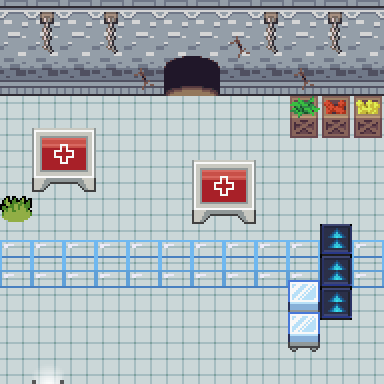

This game map was drawn from its Tiled (.tmx) file and the tilesets committed beside it. A one-line description and the trimmed map source follow:
An orthogonal 12x12 tile map with 32x32 px tiles, 4 tile layers (Tile Layer 1, Tile Layer 2, Tile Layer 3, Tile Layer 4), 4 tilesets and 12 objects (9x collision, 3x event).

<map version="1.8" tiledversion="1.8.0" orientation="orthogonal" renderorder="right-down" compressionlevel="0" width="12" height="12" tilewidth="32" tileheight="32" infinite="0" nextlayerid="7" nextobjectid="14">
 <properties>
  <property name="edges" value="clamped" />
  <property name="inside" type="bool" value="true" />
  <property name="scenario" value="xero" />
  <property name="slug" value="scoop3" />
  <property name="map_type" value="dungeon" />
 </properties>
 <tileset firstgid="1" name="Superpowers_Tilesheet" tilewidth="32" tileheight="32" tilecount="1600" columns="40">
  <image source="../gfx/tilesets/Superpowers_Tilesheet.png" width="1280" height="1280" />
 </tileset>
 <tileset firstgid="1601" source="../gfx/tilesets/core_city_and_country.tsx" />
 <tileset firstgid="3041" name="core_indoor_floors" tilewidth="32" tileheight="32" tilecount="3864" columns="46">
  <image source="../gfx/tilesets/core_indoor_floors.png" width="1472" height="2688" />
 </tileset>
 <tileset firstgid="6905" name="core_set pieces" tilewidth="32" tileheight="32" tilecount="1550" columns="31">
  <image source="../gfx/tilesets/core_set pieces.png" width="992" height="1600" />
 </tileset>
 <layer id="1" name="Tile Layer 1" width="12" height="12">
  <data>[144 cells, 144 non-empty, 5 distinct tile ids]</data>
 </layer>
 <layer id="2" name="Tile Layer 2" width="12" height="12">
  <data>[144 cells, 44 non-empty, 21 distinct tile ids]</data>
 </layer>
 <layer id="3" name="Tile Layer 3" width="12" height="12">
  <data>[144 cells, 2 non-empty, 1 distinct tile ids]</data>
 </layer>
 <layer id="4" name="Tile Layer 4" width="12" height="12">
  <data>[144 cells, 11 non-empty, 1 distinct tile ids]</data>
 </layer>
 <objectgroup color="#ffff00" id="5" name="Event">
  <properties>
   <property name="act1" value="play_music music_omnichannel" />
   <property name="cond1" value="not music_playing music_omnichannel" />
  </properties>
  <object id="1" name="Play Music" type="event" x="0" y="0" width="32" height="32">
   <properties>
    <property name="act10" value="play_music music_omnichannel" />
    <property name="cond10" value="not music_playing music_omnichannel" />
   </properties>
  </object>
  <object id="2" name="Teleport to Scoop 2" type="event" x="32" y="352" width="32" height="32">
   <properties>
    <property name="act10" value="transition_teleport player,scoop2.tmx,7,4,0.3" />
    <property name="act20" value="char_face player,down" />
    <property name="cond10" value="is char_at player" />
    <property name="cond20" value="is char_facing player,down" />
   </properties>
  </object>
  <object id="3" name="Teleport to Scoop 4" type="event" x="160" y="64" width="64" height="32">
   <properties>
    <property name="act10" value="transition_teleport player,scoop4.tmx,9,21,0.3" />
    <property name="act20" value="char_face player,up" />
    <property name="cond10" value="is char_at player" />
    <property name="cond20" value="is char_facing player,up" />
   </properties>
  </object>
 </objectgroup>
 <objectgroup color="#ff0000" id="6" name="Collisions">
  <object id="4" type="collision" x="0" y="0" width="160" height="96" />
  <object id="5" type="collision" x="160" y="0" width="224" height="64" />
  <object id="6" type="collision" x="224" y="64" width="160" height="32" />
  <object id="7" type="collision" x="288" y="96" width="96" height="32" />
  <object id="8" type="collision" x="32" y="128" width="64" height="64" />
  <object id="9" type="collision" x="192" y="160" width="64" height="64" />
  <object id="10" type="collision" x="0" y="256" width="320" height="32" />
  <object id="11" type="collision" x="352" y="256" width="32" height="32" />
  <object id="12" type="collision" x="288" y="288" width="32" height="64" />
 </objectgroup>
</map>
